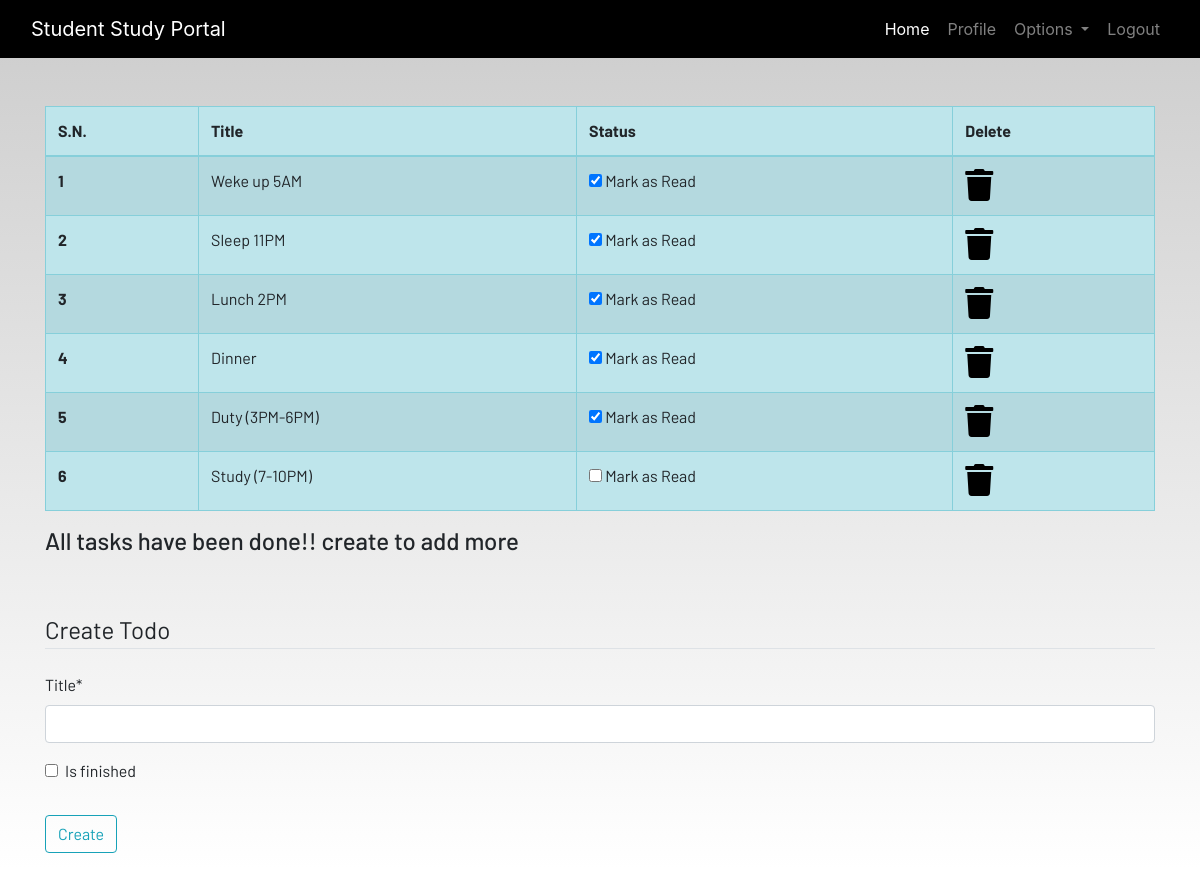
The page /todo/ (signed in) on the database its author committed.
### dashboard/models.py (models this page shows, shortened)
class Todo(models.Model):
    user = models.ForeignKey(User, on_delete=models.CASCADE)
    title = models.CharField(max_length=50)
    is_finished = models.BooleanField(default=False)

### dashboard/views.py (the view)
# urls.py: path('todo/', views.TodoApp, name='todo'),
@login_required
def TodoApp(request):
    if request.method == 'POST':
        form = TodoForm(request.POST)
        if form.is_valid():
            try:
                finished = request.POST['is_finished']
                if finished == 'on':
                    finished = True
                else:
                    finished = False
            except:
                finished = False
            todos = Todo(
                user = request.user,
                title = request.POST['title'],
                is_finished = finished
            )
            todos.save()
            messages.success(request, f"Title Added Successfully by {request.user.username}!")
            return redirect('todo')
    else:
        form = TodoForm()
    todo = Todo.objects.filter(user=request.user)
    if len(todo) == 0:
        todos_done = True
    else:
        todos_done = False
    context = {
        'form': form,
        'todo': todo,
        'todos_done': todos_done,
    }
    return render(request, 'dashboard/todo.html', context)

### dashboard/forms.py
class TodoForm(forms.ModelForm):
    class Meta:
        model = Todo
        fields = ['title', 'is_finished']

### dashboard/templates/dashboard/todo.html (shortened to what this page needs)
{% extends 'dashboard/base.html' %}
{% load static %}
{% load crispy_forms_tags %}
{% block content %}
<div class="container">
    <table class="table table-striped table-bordered table-hover table-info">
        <thead>
            <tr>
                <th scope="col">S.N.</th>
                <th scope="col">Title</th>
                <th scope="col">Status</th>
                <th scope="col">Delete</th>
            </tr>
        </thead>
        <tbody>
            {% for t in todo %}
            <tr>
                <th>{{ forloop.counter }}</th>
                <td>{{t.title}}</td>
                <td>
                    <form action="{% url 'update_todo' t.pk %}" method="POST">
                        <input type="checkbox" onchange="this.form.submit()"
                            {% if t.is_finished %} checked {% endif %}>
                            Mark as Read
                    </form>
                </td>
                <td><a href="{% url 'delete_todo' t.pk %}"><i class="fa fa-trash fa-2x"></i></a></td>
            </tr>
            {% endfor %}
        </tbody>
    </table>
    <h4>All tasks have been done!! create to add more</h4>
</div><br><br>
<div class="container">
    <form method="POST">
        <fieldset class="form-group">
            <legend class="border-bottom mb-4">Create Todo</legend>
            {{ form | crispy }}
        </fieldset>
        <div class="form-group">
            <button href="" class="btn btn-outline-info" type="submit">
                Create
            </button>
        </div>
    </form>
</div>
{% endblock content %}

### static/css/main.css (style rules this page uses)
html { scroll-behavior: smooth; height: 100%; width: 100%; }
a { text-decoration: none !important; color: black; }
html, body { max-width: 100%; overflow-x: hidden; height: 100%; width: 100%; }
body { background: linear-gradient(rgba(0, 0, 0, 0.2), rgba(255, 255, 255, 0.5)); overflow-x: hidden; background-repeat: no-repeat; }
.fa { color: black; }

### rows shown on the page
Todo: title "Weke up 5AM", is_finished "☑"
Todo: title "Sleep 11PM", is_finished "☑"
Todo: title "Lunch 2PM", is_finished "☑"
Todo: title "Dinner", is_finished "☑"
Todo: title "Duty (3PM-6PM)", is_finished "☑"
Todo: title "Study (7-10PM)"
